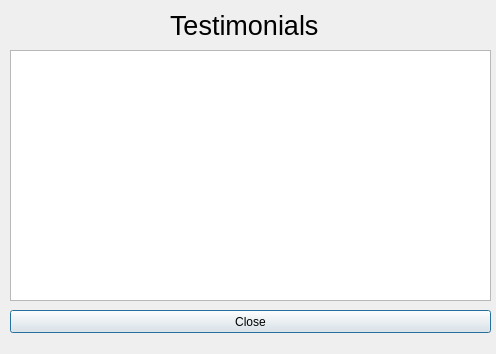
<?xml version="1.0" encoding="UTF-8"?>
<ui version="4.0">
 <class>testimobialView</class>
 <widget class="QDialog" name="testimobialView">
  <property name="geometry">
   <rect>
    <x>0</x>
    <y>0</y>
    <width>496</width>
    <height>354</height>
   </rect>
  </property>
  <property name="windowTitle">
   <string>Dialog</string>
  </property>
  <widget class="QTextBrowser" name="output">
   <property name="geometry">
    <rect>
     <x>10</x>
     <y>50</y>
     <width>481</width>
     <height>251</height>
    </rect>
   </property>
  </widget>
  <widget class="QLabel" name="label">
   <property name="geometry">
    <rect>
     <x>170</x>
     <y>10</y>
     <width>161</width>
     <height>31</height>
    </rect>
   </property>
   <property name="font">
    <font>
     <pointsize>20</pointsize>
    </font>
   </property>
   <property name="text">
    <string>Testimonials</string>
   </property>
  </widget>
  <widget class="QPushButton" name="pushButton">
   <property name="geometry">
    <rect>
     <x>10</x>
     <y>310</y>
     <width>481</width>
     <height>23</height>
    </rect>
   </property>
   <property name="text">
    <string>Close</string>
   </property>
  </widget>
 </widget>
 <resources/>
 <connections>
  <connection>
   <sender>pushButton</sender>
   <signal>clicked()</signal>
   <receiver>testimobialView</receiver>
   <slot>onCloseClick()</slot>
   <hints>
    <hint type="sourcelabel">
     <x>280</x>
     <y>321</y>
    </hint>
    <hint type="destinationlabel">
     <x>282</x>
     <y>439</y>
    </hint>
   </hints>
  </connection>
 </connections>
 <slots>
  <slot>onCloseClick()</slot>
 </slots>
</ui>
